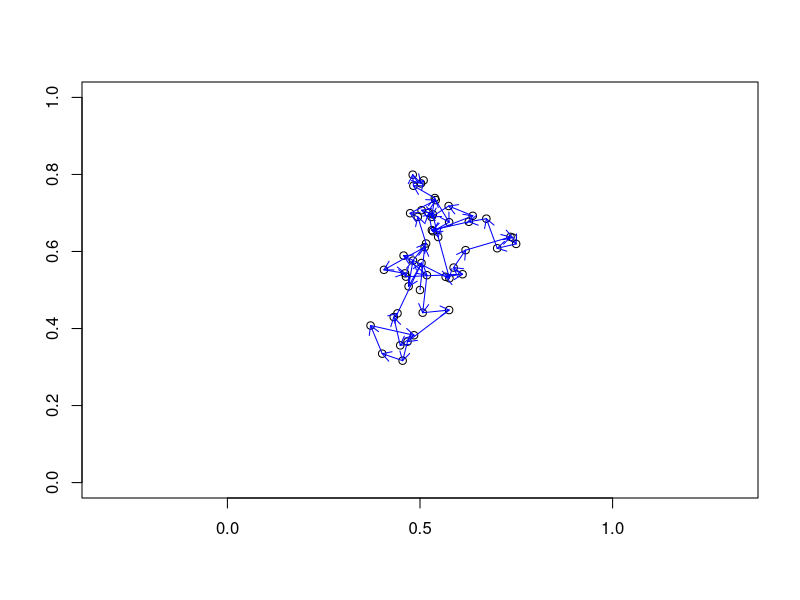

Source code (R):
## ---- chunk 1
#| label: rw-simple-code
#| echo: TRUE
#| attr-source: 'style="font-size: 0.9em;"'

T <- 50
u <- matrix(NA, nrow=T, ncol=2)
u[1,] <- c(0.5,0.5)
for(t in 2:T) {
  u[t,] <- u[t-1,] + rnorm(n=2, mean=c(0,0), sd=0.05)
  ## Equivalent to line above
  ## u[t,] <- rnorm(n=2, mean=u[t-1,], sd=0.1)  
}
## ---- chunk 2
#| label: rw-simple-plot
#| echo: TRUE
#| fig-width: 6
#| fig-height: 6
#| fig.align: center
plot(u, asp=1, xlim=c(0,1), ylim=c(0,1),
     xlab="", ylab="")
arrows(u[1:49,1], u[1:49,2],
       u[2:50,1], u[2:50,2], length=0.1,
       col="blue")
